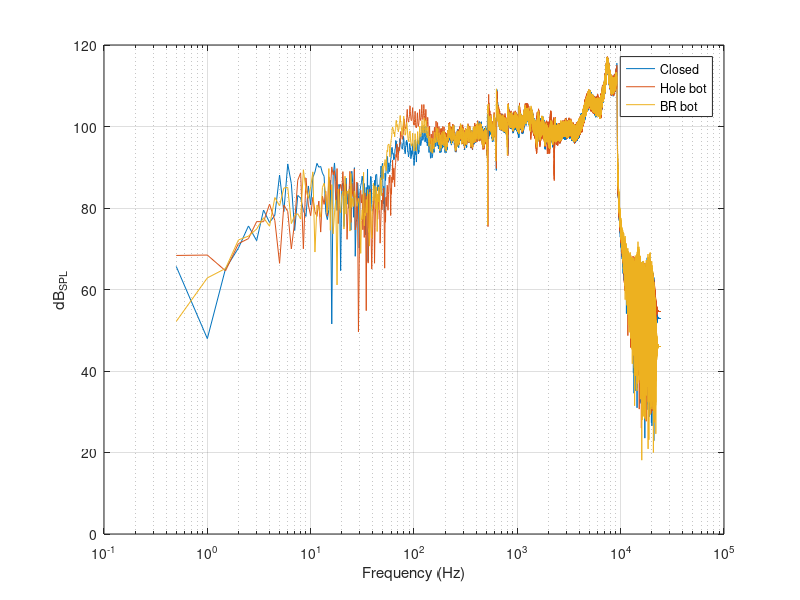

The MATLAB script that drew this image:
load Measurements.mat

% Normalized frequency
Y0 = fft(PG_closed);
Y1 = fft(PG_hole_bot);
Y2 = fft(PG_BR_bot);

% To dB_SPL
Y0 = 20*log10(Y0./20e-6);
Y1 = 20*log10(Y1./20e-6);
Y2 = 20*log10(Y2./20e-6);

figure
semilogx(f(1:end/2), abs(Y0(1:end/2)))
hold on
semilogx(f(1:end/2), abs(Y1(1:end/2)))
semilogx(f(1:end/2), abs(Y2(1:end/2)))
grid on
xlabel('Frequency (Hz)');
ylabel('dB_{SPL}');
legend('Closed', 'Hole bot', 'BR bot');
